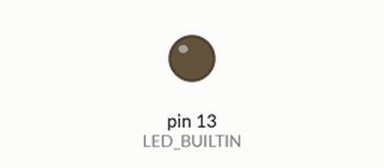
Recording of a sketch running on a simulated Arduino Nano, built with avr-gcc and run on an emulated ATmega328P. Parts: output pins drawn as LEDs (lit = HIGH). Dashed ring = blinking. What the sketch prints to the serial monitor is not drawn.

Above: at 0.5 s.
At 2.2 s:
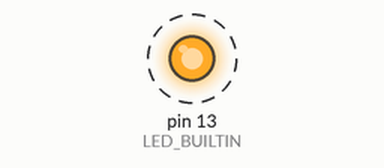
Timing chart, 0 to 3.0 s (numbered marks = the images above):
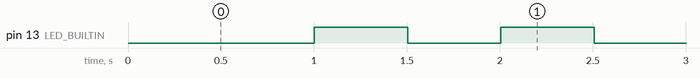

The sketch:

ledblink.ino
```cpp
int led = LOW;

void setup()
{
    Serial.begin(115200);
    Serial.println("SETUP");

    pinMode(LED_BUILTIN, OUTPUT);

    digitalWrite(LED_BUILTIN, led);
}

unsigned long start = millis();

void loop()
{
    unsigned long m = millis();

    if (m - start > 500)
    {
        digitalWrite(LED_BUILTIN, led);
        led = led == HIGH ? LOW : HIGH;

        start = m;
    }
}
```

Measured:
- by itself, pin 13 (LED_BUILTIN): alternates HIGH for 0.50 s and LOW for 0.50 s
